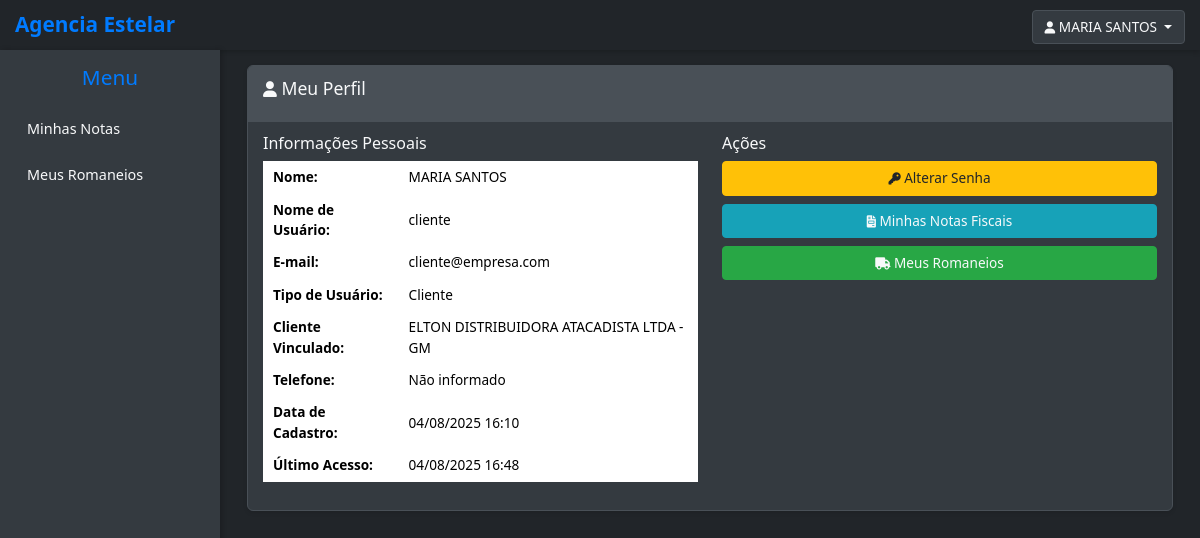
Before: /notas/perfil/ (signed in) with the older database file.
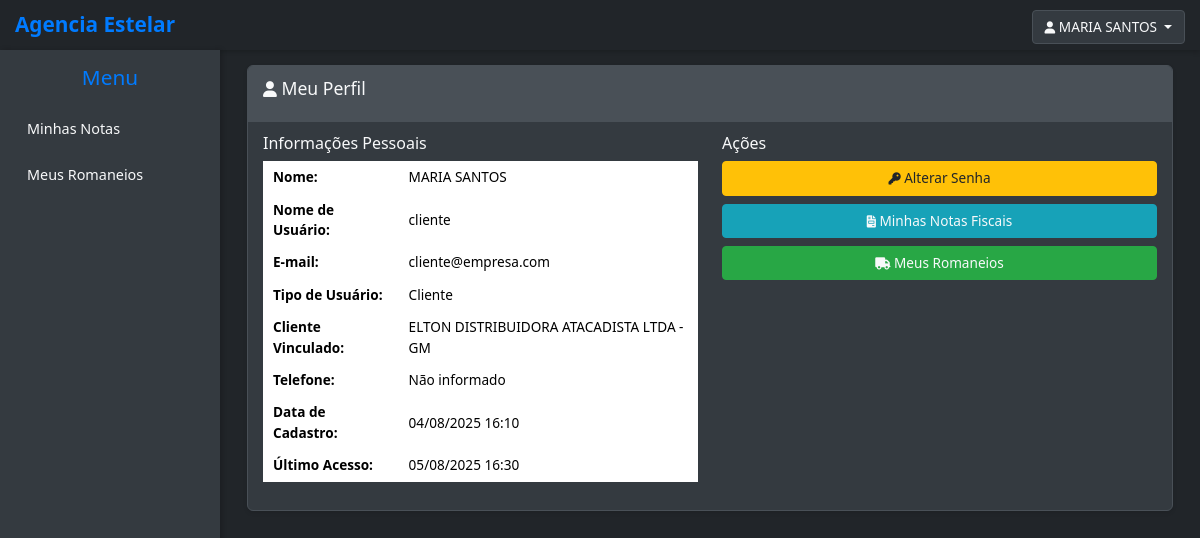
After: the same page with the newer database file.
### notas/models.py (models this page shows, shortened)
class UpperCaseMixin:
    def save(self, *args, **kwargs):
        uppercase_fields = [
            'razao_social', 'nome_fantasia', 'inscricao_estadual', 'endereco',
            'complemento', 'bairro', 'cidade',
            'nome', 'codigo_seguranca', 'endereco', 'complemento', 'bairro', 'cidade',
            'numero_consulta',
            'fornecedor', 'mercadoria',
            'marca', 'modelo', 'cidade',
            'proprietario_nome_razao_social', 'proprietario_rg_ie', 'proprietario_endereco',
            'proprietario_bairro', 'proprietario_cidade',
            'first_name', 'last_name',
            'numero_consulta', 'gerenciadora',
        ]
        for field_name in uppercase_fields:
            if hasattr(self, field_name) and getattr(self, field_name):
                current_value = getattr(self, field_name)
                if isinstance(current_value, str):
                    setattr(self, field_name, current_value.upper())
        super().save(*args, **kwargs)

class Usuario(UpperCaseMixin, AbstractUser):
    TIPO_USUARIO_CHOICES = [
        ('admin', 'Administrador'),
        ('funcionario', 'Funcionário'),
        ('cliente', 'Cliente'),
    ]
    tipo_usuario = models.CharField(
        max_length=20,
        choices=TIPO_USUARIO_CHOICES,
        default='funcionario',
        verbose_name="Tipo de Usuário"
    )
    cliente = models.ForeignKey(
        Cliente,
        on_delete=models.CASCADE,
        null=True,
        blank=True,
        verbose_name="Cliente Vinculado"
    )
    telefone = models.CharField(max_length=20, blank=True, verbose_name="Telefone")
    ultimo_acesso = models.DateTimeField(null=True, blank=True, verbose_name="Último Acesso")
    REQUIRED_FIELDS = ['email', 'first_name', 'last_name']
    USERNAME_FIELD = 'username'
    is_authenticated = True
    is_anonymous = False
    objects = UsuarioManager()
    class Meta:
        verbose_name = "Usuário"
        verbose_name_plural = "Usuários"
        ordering = ['username']
    def get_full_name(self):
        return f"{self.first_name} {self.last_name}".strip()
    @property
    def is_admin(self):
        return self.tipo_usuario == 'admin'
    @property
    def is_funcionario(self):
        return self.tipo_usuario == 'funcionario'
    @property
    def is_cliente(self):
        return self.tipo_usuario == 'cliente'
    def can_access_funcionalidades(self):
        return self.is_admin or self.is_funcionario

class Cliente(UpperCaseMixin, models.Model):
    razao_social = models.CharField(max_length=255, unique=True, verbose_name="Razão Social") # Adicionado unique=True
    cnpj = models.CharField(max_length=18, unique=True, blank=True, null=True, verbose_name="CNPJ")
    nome_fantasia = models.CharField(max_length=255, blank=True, null=True, verbose_name="Nome Fantasia")
    inscricao_estadual = models.CharField(max_length=20, blank=True, null=True, verbose_name="Inscrição Estadual")
    endereco = models.CharField(max_length=255, blank=True, null=True, verbose_name="Endereço")
    numero = models.CharField(max_length=10, blank=True, null=True, verbose_name="Número")
    complemento = models.CharField(max_length=255, blank=True, null=True, verbose_name="Complemento")
    bairro = models.CharField(max_length=100, blank=True, null=True, verbose_name="Bairro")
    cidade = models.CharField(max_length=100, blank=True, null=True, verbose_name="Cidade")
    estado = models.CharField(max_length=2, blank=True, null=True, verbose_name="Estado (UF)")
    cep = models.CharField(max_length=9, blank=True, null=True, verbose_name="CEP")
    telefone = models.CharField(max_length=20, blank=True, null=True, verbose_name="Telefone")
    email = models.EmailField(blank=True, null=True, verbose_name="Email")
    STATUS_CHOICES = [
        ('Ativo', 'Ativo'),
        ('Inativo', 'Inativo'),
    ]
    status = models.CharField(max_length=10, choices=STATUS_CHOICES, default='Ativo', verbose_name="Status")
    class Meta:
        verbose_name = "Cliente"
        verbose_name_plural = "Clientes"
        ordering = ['razao_social']

### notas/views.py (the view)
# urls.py: path('perfil/', views.perfil_usuario, name='perfil'),
@login_required
def perfil_usuario(request):
    return render(request, 'notas/auth/perfil.html')

### notas/templates/notas/auth/perfil.html (shortened to what this page needs)
{% extends 'base.html' %}
{% load static %}
{% block content %}
<div class="container-fluid">
    <div class="row">
        <div class="col-12">
            <div class="card">
                <div class="card-header">
                    <h3 class="card-title">
                        <i class="fas fa-user"></i> Meu Perfil
                    </h3>
                </div>
                <div class="card-body">
                    <div class="row">
                        <div class="col-md-6">
                            <h5>Informações Pessoais</h5>
                            <table class="table table-borderless table-hover">
                                <tr>
                                    <td><strong>Nome:</strong></td>
                                    <td>{{ user.get_full_name }}</td>
                                </tr>
                                <tr>
                                    <td><strong>Nome de Usuário:</strong></td>
                                    <td>{{ user.username }}</td>
                                </tr>
                                <tr>
                                    <td><strong>E-mail:</strong></td>
                                    <td>{{ user.email }}</td>
                                </tr>
                                <tr>
                                    <td><strong>Tipo de Usuário:</strong></td>
                                    <td>{{ user.get_tipo_usuario_display }}</td>
                                </tr>
                                {% if user.cliente %}
                                <tr>
                                    <td><strong>Cliente Vinculado:</strong></td>
                                    <td>{{ user.cliente.razao_social }}</td>
                                </tr>
                                {% endif %}
                                <tr>
                                    <td><strong>Telefone:</strong></td>
                                    <td>{{ user.telefone|default:"Não informado" }}</td>
                                </tr>
                                <tr>
                                    <td><strong>Data de Cadastro:</strong></td>
                                    <td>{{ user.date_joined|date:"d/m/Y H:i" }}</td>
                                </tr>
                                {% if user.ultimo_acesso %}
                                <tr>
                                    <td><strong>Último Acesso:</strong></td>
                                    <td>{{ user.ultimo_acesso|date:"d/m/Y H:i" }}</td>
                                </tr>
                                {% endif %}
                            </table>
                        </div>
                        <div class="col-md-6">
                            <h5>Ações</h5>
                            <div class="d-grid gap-2">
                                <a href="{% url 'notas:alterar_senha' %}" class="btn btn-warning">
                                    <i class="fas fa-key"></i> Alterar Senha
                                </a>
                                {% if user.is_cliente %}
                                <a href="{% url 'notas:minhas_notas_fiscais' %}" class="btn btn-info">
                                    <i class="fas fa-file-invoice"></i> Minhas Notas Fiscais
                                </a>
                                <a href="{% url 'notas:meus_romaneios' %}" class="btn btn-success">
                                    <i class="fas fa-truck"></i> Meus Romaneios
                                </a>
                                {% endif %}
                            </div>
                        </div>
                    </div>
                </div>
            </div>
        </div>
    </div>
</div>
{% endblock %}

### templates/base.html (shortened to what this page needs)
{% load static %}
<!DOCTYPE html>
<html lang="pt-BR">
<head>
    <link href="https://cdn.jsdelivr.net/npm/bootstrap@5.3.3/dist/css/bootstrap.min.css" rel="stylesheet">
    <link rel="stylesheet" href="{% static 'css/style.css' %}">
    <link rel="stylesheet" href="https://cdnjs.cloudflare.com/ajax/libs/font-awesome/6.0.0-beta3/css/all.min.css">
</head>
<body>
    <div class="top-bar">
        <div class="d-flex justify-content-between align-items-center">
            <a href="{% url 'notas:listar_notas_fiscais' %}" class="logo">Agencia Estelar</a>
            <div class="user-info">
                {% if user.is_authenticated %}
                    <div class="dropdown">
                        <button class="btn btn-outline-light dropdown-toggle" type="button" id="userDropdown" data-bs-toggle="dropdown" aria-expanded="false">
                            <i class="fas fa-user"></i> {{ user.get_full_name|default:user.username }}
                        </button>
                    </div>
                {% else %}
                    <a href="{% url 'notas:login' %}" class="btn btn-outline-light">Login</a>
                {% endif %}
            </div>
        </div>
    </div>
    <div class="main-wrapper">
        {% if user.is_authenticated %}
        <div class="sidebar">
            <h3>Menu</h3>
            <nav class="sidebar-nav">
                <ul>
                    {% if user.is_cliente %}
                    <li><a href="{% url 'notas:minhas_notas_fiscais' %}">Minhas Notas</a></li>
                    <li><a href="{% url 'notas:meus_romaneios' %}">Meus Romaneios</a></li>
                    {% endif %}
                </ul>
            </nav>
        </div>
        {% endif %}
        <div class="main-content">
            {% block content %}{% endblock %}
        </div>
    </div>
</body>
</html>

Changed rows visible on the page:
changed Usuario "MARIA SANTOS": ultimo_acesso "04/08/2025 16:48" → "05/08/2025 16:30"
